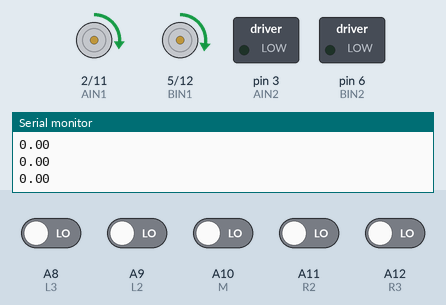
Simulated run of this sketch. Board: Arduino Mega 2560, built with avr-gcc and run on an emulated ATmega2560. On the bench: direction and speed pins drawn as motors (green arrow = direction pin HIGH = forward, orange = LOW = backward, longer = more drive), switched loads named in the sketch (green lamp = pin HIGH), the last lines printed to the serial monitor. The inputs (shaded band) are chosen by the test bench; at power-on: A8 (L3), A9 (L2), A10 (M), A11 (R2), A12 (R3) LOW.

Above: at 1.2 s.
1.3 s: A8 (L3) driven HIGH
At 2.5 s:
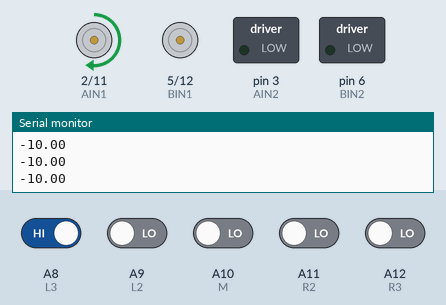
2.8 s: A9 (L2) driven HIGH
At 3.8 s:
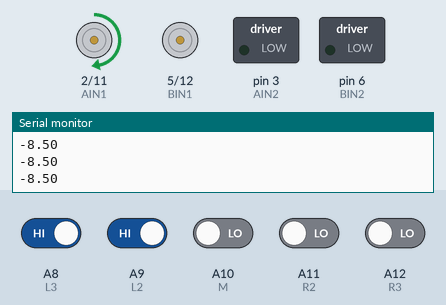
4.3 s: A11 (R2) driven HIGH
At 4.9 s:
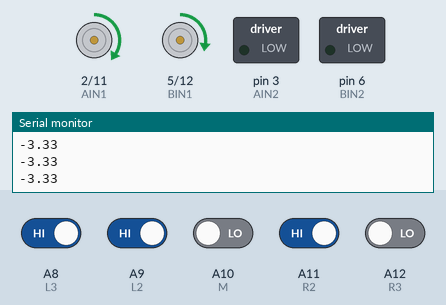
5.8 s: A10 (M) driven HIGH
At 7.0 s:
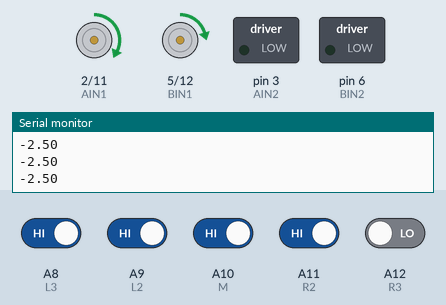
7.3 s: A8 (L3) driven LOW
At 8.4 s:
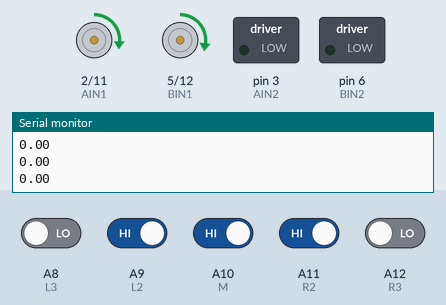
8.8 s: A12 (R3) driven HIGH
At 9.5 s:
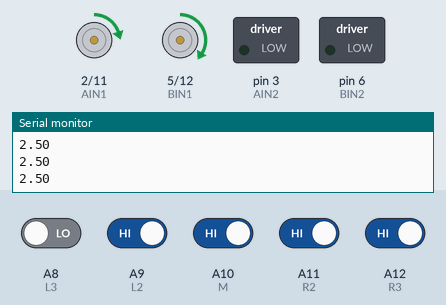
Timing chart, 0 to 11.3 s (numbered marks = the images above; inputs shaded):
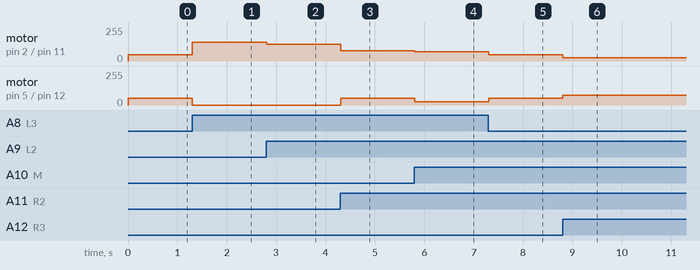

Measured:
- after the input at 1.3 s, motor on pin 2 (AIN1) / pin 11 (PWMA): forward 46/255 → forward 140/255 at once; motor on pin 5 (BIN1) / pin 12 (PWMB): forward 50/255 → stopped at once
- after the input at 2.8 s, motor on pin 2 (AIN1) / pin 11 (PWMA): forward 140/255 → forward 126/255 at once
- after the input at 4.3 s, motor on pin 2 (AIN1) / pin 11 (PWMA): forward 126/255 → forward 77/255 at once; motor on pin 5 (BIN1) / pin 12 (PWMB): stopped → forward 50/255 at once
- after the input at 5.8 s, motor on pin 2 (AIN1) / pin 11 (PWMA): forward 77/255 → forward 70/255 at once; motor on pin 5 (BIN1) / pin 12 (PWMB): forward 50/255 → forward 25/255 at once
- after the input at 7.3 s, motor on pin 2 (AIN1) / pin 11 (PWMA): forward 70/255 → forward 46/255 at once; motor on pin 5 (BIN1) / pin 12 (PWMB): forward 25/255 → forward 50/255 at once
- after the input at 8.8 s, motor on pin 2 (AIN1) / pin 11 (PWMA): forward 46/255 → forward 23/255 at once; motor on pin 5 (BIN1) / pin 12 (PWMB): forward 50/255 → forward 75/255 at once

The sketch:

motorcontrol.ino
```cpp
#include <Arduino.h>

class MotorController {
   public:
    void init() {
        pinMode(PWMA, OUTPUT);
        pinMode(PWMB, OUTPUT);
        pinMode(AIN1, OUTPUT);
        pinMode(AIN2, OUTPUT);
        pinMode(BIN1, OUTPUT);
        pinMode(BIN2, OUTPUT);
    }

    // Right motor
    int PWMA = 11;
    int AIN2 = 3;
    int AIN1 = 2;

    // Left motor
    int PWMB = 12;
    int BIN1 = 5;
    int BIN2 = 6;

    // Tracking sensor
    int L3 = A8;
    int L2 = A9;
    int M  = A10;
    int R2 = A11;
    int R3 = A12;

    void writeMotorSpeed(double right_speed, double left_speed,
                         double bias = 1.0 / 1.07) {
        right_speed = min(255, max(0, right_speed));
        left_speed  = min(255, max(0, left_speed));

        analogWrite(PWMA, right_speed * bias);
        analogWrite(PWMB, left_speed);
    }

    void setForward() {
        digitalWrite(AIN1, HIGH);
        digitalWrite(AIN2, LOW);
        digitalWrite(BIN1, HIGH);
        digitalWrite(BIN2, LOW);
    }

    void setBackward() {
        digitalWrite(AIN1, LOW);
        digitalWrite(AIN2, HIGH);
        digitalWrite(BIN1, LOW);
        digitalWrite(BIN2, HIGH);
    }

    void Tracking(int speed = 50) {
        setForward();

        int l3 = digitalRead(L3);
        int l2 = digitalRead(L2);
        int m  = digitalRead(M);
        int r2 = digitalRead(R2);
        int r3 = digitalRead(R3);
        // if (!l3 && !l2) l2 = 1;
        // if (!r2 && !r3) r2 = 1;


        int w2 = 7;
        int w3 = 10;

        int Kp = speed * 0.2;
        double error = 0;

        if (l3 + l2+m+r2+r3) {


        error = (double)(l3 * (-w3) + l2 * (-w2) + r2 * w2 + r3 * w3) /
                       (l3 + l2 + m + r2 + r3);

        }
        Serial.println(error);


        int powerCorrection = Kp * error;


        int vR = speed + powerCorrection;  // ex. Kp = 100, 也與w2 & w3有關
        int vL = speed - powerCorrection;  // ex. Tp = 150, 也與w2 & w3有關

        writeMotorSpeed(vL, vR);  // Feedback to motors
    }
};

MotorController motor_controller;


void setup() {
    // put your setup code here, to run once:
    Serial.begin(9600);
    motor_controller.init();
}

void loop() {
    // put your main code here, to run repeatedly:
    motor_controller.Tracking();
    delay(10);
}
```
